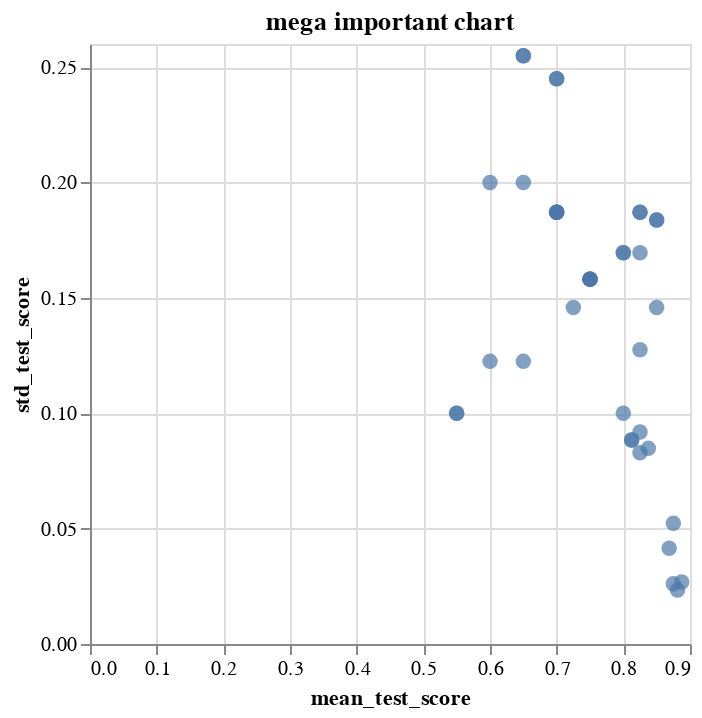

The cell this chart's notebook holds for it:
### Code cell
c.save('chart.html')

### Figure 1 — Vega-Lite specification as saved in the notebook (floating-point values rounded to 4 significant figures)
{"config": {"view": {"continuousWidth": 300, "continuousHeight": 300}}, "data": {"name": "data-e62df9cf2e6acf8bde56ca2cf5e734e7"}, "mark": {"type": "circle", "size": 60}, "encoding": {"tooltip": [{"field": "iter", "type": "quantitative"}, {"field": "n_resources", "type": "quantitative"}, {"field": "params", "type": "nominal"}], "x": {"field": "mean_test_score", "type": "quantitative"}, "y": {"field": "std_test_score", "type": "quantitative"}}, "params": [{"name": "param_8", "select": {"type": "interval", "encodings": ["x", "y"]}, "bind": "scales"}], "title": "mega important chart", "$schema": "https://vega.github.io/schema/vega-lite/v5.17.0.json", "datasets": {"data-e62df9cf2e6acf8bde56ca2cf5e734e7": [{"iter": 0, "n_resources": 20, "mean_fit_time": 0.02188, "std_fit_time": 0.004965, "mean_score_time": 0.001413, "std_score_time": 8.019e-05, "param_bootstrap": true, "param_criterion": "gini", "param_max_depth": null, "param_max_features": 5, "param_min_samples_split": 6, "params": {"bootstrap": true, "criterion": "gini", "max_depth": null, "max_features": 5, "min_samples_split": 6}, "split0_test_score": 0.25, "split1_test_score": 0.75, "split2_test_score": 0.5, "split3_test_score": 1.0, "split4_test_score": 0.75, "mean_test_score": 0.65, "std_test_score": 0.255, "rank_test_score": 33, "split0_train_score": 1.0, "split1_train_score": 1.0, "split2_train_score": 1.0, "split3_train_score": 1.0, "split4_train_score": 0.9375, "mean_train_score": 0.9875, "std_train_score": 0.025}, {"iter": 0, "n_resources": 20, "mean_fit_time": 0.02324, "std_fit_time": 0.006011, "mean_score_time": 0.001582, "std_score_time": 0.0004689, "param_bootstrap": true, "param_criterion": "entropy", "param_max_depth": 3.0, "param_max_features": 3, "param_min_samples_split": 7, "params": {"bootstrap": true, "criterion": "entropy", "max_depth": 3, "max_features": 3, "min_samples_split": 7}, "split0_test_score": 0.25, "split1_test_score": 0.75, "split2_test_score": 0.75, "split3_test_score": 1.0, "split4_test_score": 0.75, "mean_test_score": 0.7, "std_test_score": 0.2449, "rank_test_score": 27, "split0_train_score": 1.0, "split1_train_score": 0.9375, "split2_train_score": 1.0, "split3_train_score": 0.875, "split4_train_score": 0.875, "mean_train_score": 0.9375, "std_train_score": 0.0559}, {"iter": 0, "n_resources": 20, "mean_fit_time": 0.01491, "std_fit_time": 0.001643, "mean_score_time": 0.001623, "std_score_time": 0.0004309, "param_bootstrap": false, "param_criterion": "entropy", "param_max_depth": null, "param_max_features": 1, "param_min_samples_split": 5, "params": {"bootstrap": false, "criterion": "entropy", "max_depth": null, "max_features": 1, "min_samples_split": 5}, "split0_test_score": 0.5, "split1_test_score": 0.75, "split2_test_score": 0.75, "split3_test_score": 0.75, "split4_test_score": 0.5, "mean_test_score": 0.65, "std_test_score": 0.1225, "rank_test_score": 33, "split0_train_score": 1.0, "split1_train_score": 1.0, "split2_train_score": 1.0, "split3_train_score": 1.0, "split4_train_score": 1.0, "mean_train_score": 1.0, "std_train_score": 0.0}, {"iter": 0, "n_resources": 20, "mean_fit_time": 0.01402, "std_fit_time": 0.0001417, "mean_score_time": 0.001345, "std_score_time": 5.189e-05, "param_bootstrap": false, "param_criterion": "gini", "param_max_depth": 3.0, "param_max_features": 4, "param_min_samples_split": 2, "params": {"bootstrap": false, "criterion": "gini", "max_depth": 3, "max_features": 4, "min_samples_split": 2}, "split0_test_score": 0.75, "split1_test_score": 0.75, "split2_test_score": 0.5, "split3_test_score": 1.0, "split4_test_score": 0.75, "mean_test_score": 0.75, "std_test_score": 0.1581, "rank_test_score": 21, "split0_train_score": 1.0, "split1_train_score": 1.0, "split2_train_score": 1.0, "split3_train_score": 1.0, "split4_train_score": 1.0, "mean_train_score": 1.0, "std_train_score": 0.0}, {"iter": 0, "n_resources": 20, "mean_fit_time": 0.0236, "std_fit_time": 0.005662, "mean_score_time": 0.001633, "std_score_time": 0.0002944, "param_bootstrap": true, "param_criterion": "entropy", "param_max_depth": 3.0, "param_max_features": 4, "param_min_samples_split": 7, "params": {"bootstrap": true, "criterion": "entropy", "max_depth": 3, "max_features": 4, "min_samples_split": 7}, "split0_test_score": 0.25, "split1_test_score": 0.75, "split2_test_score": 0.5, "split3_test_score": 1.0, "split4_test_score": 0.75, "mean_test_score": 0.65, "std_test_score": 0.255, "rank_test_score": 33, "split0_train_score": 1.0, "split1_train_score": 1.0, "split2_train_score": 1.0, "split3_train_score": 1.0, "split4_train_score": 0.9375, "mean_train_score": 0.9875, "std_train_score": 0.025}, {"iter": 0, "n_resources": 20, "mean_fit_time": 0.01953, "std_fit_time": 0.0003043, "mean_score_time": 0.001331, "std_score_time": 3.533e-05, "param_bootstrap": true, "param_criterion": "entropy", "param_max_depth": null, "param_max_features": 1, "param_min_samples_split": 3, "params": {"bootstrap": true, "criterion": "entropy", "max_depth": null, "max_features": 1, "min_samples_split": 3}, "split0_test_score": 0.5, "split1_test_score": 0.75, "split2_test_score": 0.75, "split3_test_score": 1.0, "split4_test_score": 0.5, "mean_test_score": 0.7, "std_test_score": 0.1871, "rank_test_score": 27, "split0_train_score": 1.0, "split1_train_score": 1.0, "split2_train_score": 1.0, "split3_train_score": 1.0, "split4_train_score": 1.0, "mean_train_score": 1.0, "std_train_score": 0.0}, {"iter": 0, "n_resources": 20, "mean_fit_time": 0.01915, "std_fit_time": 0.0001302, "mean_score_time": 0.001348, "std_score_time": 3.387e-05, "param_bootstrap": true, "param_criterion": "gini", "param_max_depth": 3.0, "param_max_features": 3, "param_min_samples_split": 9, "params": {"bootstrap": true, "criterion": "gini", "max_depth": 3, "max_features": 3, "min_samples_split": 9}, "split0_test_score": 0.25, "split1_test_score": 0.75, "split2_test_score": 0.75, "split3_test_score": 1.0, "split4_test_score": 0.75, "mean_test_score": 0.7, "std_test_score": 0.2449, "rank_test_score": 27, "split0_train_score": 1.0, "split1_train_score": 0.9375, "split2_train_score": 1.0, "split3_train_score": 0.875, "split4_train_score": 0.875, "mean_train_score": 0.9375, "std_train_score": 0.0559}, {"iter": 0, "n_resources": 20, "mean_fit_time": 0.01392, "std_fit_time": 0.0001482, "mean_score_time": 0.001323, "std_score_time": 1.786e-05, "param_bootstrap": false, "param_criterion": "gini", "param_max_depth": null, "param_max_features": 1, "param_min_samples_split": 8, "params": {"bootstrap": false, "criterion": "gini", "max_depth": null, "max_features": 1, "min_samples_split": 8}, "split0_test_score": 0.5, "split1_test_score": 0.75, "split2_test_score": 0.5, "split3_test_score": 0.5, "split4_test_score": 0.5, "mean_test_score": 0.55, "std_test_score": 0.1, "rank_test_score": 39, "split0_train_score": 1.0, "split1_train_score": 1.0, "split2_train_score": 1.0, "split3_train_score": 1.0, "split4_train_score": 1.0, "mean_train_score": 1.0, "std_train_score": 0.0}, {"iter": 0, "n_resources": 20, "mean_fit_time": 0.01902, "std_fit_time": 8.81e-05, "mean_score_time": 0.001284, "std_score_time": 1.273e-05, "param_bootstrap": true, "param_criterion": "entropy", "param_max_depth": 3.0, "param_max_features": 2, "param_min_samples_split": 7, "params": {"bootstrap": true, "criterion": "entropy", "max_depth": 3, "max_features": 2, "min_samples_split": 7}, "split0_test_score": 0.5, "split1_test_score": 0.75, "split2_test_score": 0.75, "split3_test_score": 1.0, "split4_test_score": 0.75, "mean_test_score": 0.75, "std_test_score": 0.1581, "rank_test_score": 21, "split0_train_score": 1.0, "split1_train_score": 0.875, "split2_train_score": 0.9375, "split3_train_score": 0.9375, "split4_train_score": 0.9375, "mean_train_score": 0.9375, "std_train_score": 0.03953}, {"iter": 0, "n_resources": 20, "mean_fit_time": 0.01395, "std_fit_time": 0.00018, "mean_score_time": 0.001325, "std_score_time": 4.007e-05, "param_bootstrap": false, "param_criterion": "gini", "param_max_depth": 3.0, "param_max_features": 4, "param_min_samples_split": 4, "params": {"bootstrap": false, "criterion": "gini", "max_depth": 3, "max_features": 4, "min_samples_split": 4}, "split0_test_score": 0.75, "split1_test_score": 0.75, "split2_test_score": 0.5, "split3_test_score": 1.0, "split4_test_score": 0.75, "mean_test_score": 0.75, "std_test_score": 0.1581, "rank_test_score": 21, "split0_train_score": 1.0, "split1_train_score": 1.0, "split2_train_score": 1.0, "split3_train_score": 1.0, "split4_train_score": 1.0, "mean_train_score": 1.0, "std_train_score": 0.0}, {"iter": 0, "n_resources": 20, "mean_fit_time": 0.0139, "std_fit_time": 4.088e-05, "mean_score_time": 0.001323, "std_score_time": 2.284e-05, "param_bootstrap": false, "param_criterion": "gini", "param_max_depth": null, "param_max_features": 4, "param_min_samples_split": 4, "params": {"bootstrap": false, "criterion": "gini", "max_depth": null, "max_features": 4, "min_samples_split": 4}, "split0_test_score": 0.75, "split1_test_score": 0.75, "split2_test_score": 0.5, "split3_test_score": 1.0, "split4_test_score": 0.75, "mean_test_score": 0.75, "std_test_score": 0.1581, "rank_test_score": 21, "split0_train_score": 1.0, "split1_train_score": 1.0, "split2_train_score": 1.0, "split3_train_score": 1.0, "split4_train_score": 1.0, "mean_train_score": 1.0, "std_train_score": 0.0}, {"iter": 0, "n_resources": 20, "mean_fit_time": 0.01925, "std_fit_time": 0.0001612, "mean_score_time": 0.001335, "std_score_time": 3.734e-05, "param_bootstrap": true, "param_criterion": "entropy", "param_max_depth": null, "param_max_features": 2, "param_min_samples_split": 5, "params": {"bootstrap": true, "criterion": "entropy", "max_depth": null, "max_features": 2, "min_samples_split": 5}, "split0_test_score": 0.5, "split1_test_score": 0.5, "split2_test_score": 0.75, "split3_test_score": 1.0, "split4_test_score": 0.75, "mean_test_score": 0.7, "std_test_score": 0.1871, "rank_test_score": 27, "split0_train_score": 1.0, "split1_train_score": 1.0, "split2_train_score": 0.9375, "split3_train_score": 1.0, "split4_train_score": 1.0, "mean_train_score": 0.9875, "std_train_score": 0.025}, {"iter": 0, "n_resources": 20, "mean_fit_time": 0.01455, "std_fit_time": 0.001614, "mean_score_time": 0.001531, "std_score_time": 0.0004489, "param_bootstrap": false, "param_criterion": "gini", "param_max_depth": null, "param_max_features": 1, "param_min_samples_split": 5, "params": {"bootstrap": false, "criterion": "gini", "max_depth": null, "max_features": 1, "min_samples_split": 5}, "split0_test_score": 0.5, "split1_test_score": 0.75, "split2_test_score": 0.5, "split3_test_score": 0.5, "split4_test_score": 0.5, "mean_test_score": 0.55, "std_test_score": 0.1, "rank_test_score": 39, "split0_train_score": 1.0, "split1_train_score": 1.0, "split2_train_score": 1.0, "split3_train_score": 1.0, "split4_train_score": 1.0, "mean_train_score": 1.0, "std_train_score": 0.0}, {"iter": 0, "n_resources": 20, "mean_fit_time": 0.01516, "std_fit_time": 0.001879, "mean_score_time": 0.001654, "std_score_time": 0.0003956, "param_bootstrap": false, "param_criterion": "entropy", "param_max_depth": 3.0, "param_max_features": 4, "param_min_samples_split": 5, "params": {"bootstrap": false, "criterion": "entropy", "max_depth": 3, "max_features": 4, "min_samples_split": 5}, "split0_test_score": 0.5, "split1_test_score": 0.75, "split2_test_score": 0.5, "split3_test_score": 1.0, "split4_test_score": 0.75, "mean_test_score": 0.7, "std_test_score": 0.1871, "rank_test_score": 27, "split0_train_score": 1.0, "split1_train_score": 1.0, "split2_train_score": 1.0, "split3_train_score": 1.0, "split4_train_score": 1.0, "mean_train_score": 1.0, "std_train_score": 0.0}, {"iter": 0, "n_resources": 20, "mean_fit_time": 0.03085, "std_fit_time": 0.00395, "mean_score_time": 0.002036, "std_score_time": 0.0003326, "param_bootstrap": true, "param_criterion": "gini", "param_max_depth": null, "param_max_features": 3, "param_min_samples_split": 7, "params": {"bootstrap": true, "criterion": "gini", "max_depth": null, "max_features": 3, "min_samples_split": 7}, "split0_test_score": 0.25, "split1_test_score": 0.75, "split2_test_score": 0.75, "split3_test_score": 0.75, "split4_test_score": 0.75, "mean_test_score": 0.65, "std_test_score": 0.2, "rank_test_score": 33, "split0_train_score": 1.0, "split1_train_score": 0.9375, "split2_train_score": 1.0, "split3_train_score": 1.0, "split4_train_score": 0.875, "mean_train_score": 0.9625, "std_train_score": 0.05}, {"iter": 0, "n_resources": 20, "mean_fit_time": 0.02043, "std_fit_time": 0.001629, "mean_score_time": 0.001615, "std_score_time": 0.0005673, "param_bootstrap": true, "param_criterion": "entropy", "param_max_depth": 3.0, "param_max_features": 4, "param_min_samples_split": 6, "params": {"bootstrap": true, "criterion": "entropy", "max_depth": 3, "max_features": 4, "min_samples_split": 6}, "split0_test_score": 0.25, "split1_test_score": 0.75, "split2_test_score": 0.5, "split3_test_score": 0.75, "split4_test_score": 0.75, "mean_test_score": 0.6, "std_test_score": 0.2, "rank_test_score": 37, "split0_train_score": 1.0, "split1_train_score": 1.0, "split2_train_score": 1.0, "split3_train_score": 1.0, "split4_train_score": 0.9375, "mean_train_score": 0.9875, "std_train_score": 0.025}, {"iter": 0, "n_resources": 20, "mean_fit_time": 0.01385, "std_fit_time": 7.609e-05, "mean_score_time": 0.001346, "std_score_time": 2.621e-05, "param_bootstrap": false, "param_criterion": "entropy", "param_max_depth": null, "param_max_features": 3, "param_min_samples_split": 10, "params": {"bootstrap": false, "criterion": "entropy", "max_depth": null, "max_features": 3, "min_samples_split": 10}, "split0_test_score": 0.5, "split1_test_score": 0.75, "split2_test_score": 0.75, "split3_test_score": 1.0, "split4_test_score": 0.75, "mean_test_score": 0.75, "std_test_score": 0.1581, "rank_test_score": 21, "split0_train_score": 1.0, "split1_train_score": 0.875, "split2_train_score": 1.0, "split3_train_score": 0.875, "split4_train_score": 1.0, "mean_train_score": 0.95, "std_train_score": 0.06124}, {"iter": 0, "n_resources": 20, "mean_fit_time": 0.01425, "std_fit_time": 0.0003004, "mean_score_time": 0.001346, "std_score_time": 4.707e-05, "param_bootstrap": false, "param_criterion": "entropy", "param_max_depth": null, "param_max_features": 4, "param_min_samples_split": 5, "params": {"bootstrap": false, "criterion": "entropy", "max_depth": null, "max_features": 4, "min_samples_split": 5}, "split0_test_score": 0.5, "split1_test_score": 0.75, "split2_test_score": 0.5, "split3_test_score": 1.0, "split4_test_score": 0.75, "mean_test_score": 0.7, "std_test_score": 0.1871, "rank_test_score": 27, "split0_train_score": 1.0, "split1_train_score": 1.0, "split2_train_score": 1.0, "split3_train_score": 1.0, "split4_train_score": 1.0, "mean_train_score": 1.0, "std_train_score": 0.0}, {"iter": 0, "n_resources": 20, "mean_fit_time": 0.01407, "std_fit_time": 0.0002836, "mean_score_time": 0.001387, "std_score_time": 5.758e-05, "param_bootstrap": false, "param_criterion": "gini", "param_max_depth": null, "param_max_features": 3, "param_min_samples_split": 10, "params": {"bootstrap": false, "criterion": "gini", "max_depth": null, "max_features": 3, "min_samples_split": 10}, "split0_test_score": 0.75, "split1_test_score": 0.75, "split2_test_score": 0.75, "split3_test_score": 1.0, "split4_test_score": 0.75, "mean_test_score": 0.8, "std_test_score": 0.1, "rank_test_score": 18, "split0_train_score": 1.0, "split1_train_score": 0.875, "split2_train_score": 1.0, "split3_train_score": 0.875, "split4_train_score": 0.9375, "mean_train_score": 0.9375, "std_train_score": 0.0559}, {"iter": 0, "n_resources": 20, "mean_fit_time": 0.0138, "std_fit_time": 0.0002615, "mean_score_time": 0.001331, "std_score_time": 2.561e-05, "param_bootstrap": false, "param_criterion": "entropy", "param_max_depth": 3.0, "param_max_features": 1, "param_min_samples_split": 3, "params": {"bootstrap": false, "criterion": "entropy", "max_depth": 3, "max_features": 1, "min_samples_split": 3}, "split0_test_score": 0.5, "split1_test_score": 0.75, "split2_test_score": 0.75, "split3_test_score": 0.5, "split4_test_score": 0.5, "mean_test_score": 0.6, "std_test_score": 0.1225, "rank_test_score": 37, "split0_train_score": 1.0, "split1_train_score": 1.0, "split2_train_score": 1.0, "split3_train_score": 1.0, "split4_train_score": 1.0, "mean_train_score": 1.0, "std_train_score": 0.0}, {"iter": 1, "n_resources": 40, "mean_fit_time": 0.01433, "std_fit_time": 0.0001011, "mean_score_time": 0.001303, "std_score_time": 1.403e-05, "param_bootstrap": false, "param_criterion": "entropy", "param_max_depth": 3.0, "param_max_features": 4, "param_min_samples_split": 5, "params": {"bootstrap": false, "criterion": "entropy", "max_depth": 3, "max_features": 4, "min_samples_split": 5}, "split0_test_score": 1.0, "split1_test_score": 0.5, "split2_test_score": 1.0, "split3_test_score": 0.75, "split4_test_score": 0.875, "mean_test_score": 0.825, "std_test_score": 0.1871, "rank_test_score": 10, "split0_train_score": 0.9375, "split1_train_score": 1.0, "split2_train_score": 1.0, "split3_train_score": 1.0, "split4_train_score": 0.9688, "mean_train_score": 0.9812, "std_train_score": 0.025}, {"iter": 1, "n_resources": 40, "mean_fit_time": 0.01919, "std_fit_time": 0.0002738, "mean_score_time": 0.001298, "std_score_time": 2.227e-05, "param_bootstrap": true, "param_criterion": "entropy", "param_max_depth": 3.0, "param_max_features": 3, "param_min_samples_split": 7, "params": {"bootstrap": true, "criterion": "entropy", "max_depth": 3, "max_features": 3, "min_samples_split": 7}, "split0_test_score": 1.0, "split1_test_score": 0.625, "split2_test_score": 0.875, "split3_test_score": 0.75, "split4_test_score": 1.0, "mean_test_score": 0.85, "std_test_score": 0.1458, "rank_test_score": 6, "split0_train_score": 0.9375, "split1_train_score": 0.9688, "split2_train_score": 0.9375, "split3_train_score": 0.9688, "split4_train_score": 0.9688, "mean_train_score": 0.9563, "std_train_score": 0.01531}, {"iter": 1, "n_resources": 40, "mean_fit_time": 0.01512, "std_fit_time": 0.0007688, "mean_score_time": 0.001562, "std_score_time": 0.0004924, "param_bootstrap": false, "param_criterion": "entropy", "param_max_depth": null, "param_max_features": 4, "param_min_samples_split": 5, "params": {"bootstrap": false, "criterion": "entropy", "max_depth": null, "max_features": 4, "min_samples_split": 5}, "split0_test_score": 1.0, "split1_test_score": 0.5, "split2_test_score": 1.0, "split3_test_score": 0.875, "split4_test_score": 0.875, "mean_test_score": 0.85, "std_test_score": 0.1837, "rank_test_score": 6, "split0_train_score": 1.0, "split1_train_score": 1.0, "split2_train_score": 1.0, "split3_train_score": 1.0, "split4_train_score": 1.0, "mean_train_score": 1.0, "std_train_score": 0.0}, {"iter": 1, "n_resources": 40, "mean_fit_time": 0.01931, "std_fit_time": 0.0002777, "mean_score_time": 0.001352, "std_score_time": 4.36e-05, "param_bootstrap": true, "param_criterion": "entropy", "param_max_depth": null, "param_max_features": 1, "param_min_samples_split": 3, "params": {"bootstrap": true, "criterion": "entropy", "max_depth": null, "max_features": 1, "min_samples_split": 3}, "split0_test_score": 1.0, "split1_test_score": 0.75, "split2_test_score": 0.625, "split3_test_score": 0.625, "split4_test_score": 0.625, "mean_test_score": 0.725, "std_test_score": 0.1458, "rank_test_score": 26, "split0_train_score": 1.0, "split1_train_score": 1.0, "split2_train_score": 1.0, "split3_train_score": 1.0, "split4_train_score": 0.9688, "mean_train_score": 0.9938, "std_train_score": 0.0125}, {"iter": 1, "n_resources": 40, "mean_fit_time": 0.02359, "std_fit_time": 0.004999, "mean_score_time": 0.001676, "std_score_time": 0.0005635, "param_bootstrap": true, "param_criterion": "entropy", "param_max_depth": 3.0, "param_max_features": 2, "param_min_samples_split": 7, "params": {"bootstrap": true, "criterion": "entropy", "max_depth": 3, "max_features": 2, "min_samples_split": 7}, "split0_test_score": 1.0, "split1_test_score": 0.625, "split2_test_score": 0.625, "split3_test_score": 0.875, "split4_test_score": 1.0, "mean_test_score": 0.825, "std_test_score": 0.1696, "rank_test_score": 10, "split0_train_score": 0.9375, "split1_train_score": 0.9688, "split2_train_score": 0.9375, "split3_train_score": 0.9688, "split4_train_score": 0.9375, "mean_train_score": 0.95, "std_train_score": 0.01531}, {"iter": 1, "n_resources": 40, "mean_fit_time": 0.01434, "std_fit_time": 0.0002379, "mean_score_time": 0.001312, "std_score_time": 2.323e-05, "param_bootstrap": false, "param_criterion": "gini", "param_max_depth": null, "param_max_features": 4, "param_min_samples_split": 4, "params": {"bootstrap": false, "criterion": "gini", "max_depth": null, "max_features": 4, "min_samples_split": 4}, "split0_test_score": 0.875, "split1_test_score": 0.625, "split2_test_score": 1.0, "split3_test_score": 0.75, "split4_test_score": 0.875, "mean_test_score": 0.825, "std_test_score": 0.1275, "rank_test_score": 10, "split0_train_score": 1.0, "split1_train_score": 1.0, "split2_train_score": 1.0, "split3_train_score": 1.0, "split4_train_score": 1.0, "mean_train_score": 1.0, "std_train_score": 0.0}, {"iter": 1, "n_resources": 40, "mean_fit_time": 0.01407, "std_fit_time": 7.611e-05, "mean_score_time": 0.001321, "std_score_time": 3.313e-05, "param_bootstrap": false, "param_criterion": "gini", "param_max_depth": 3.0, "param_max_features": 4, "param_min_samples_split": 2, "params": {"bootstrap": false, "criterion": "gini", "max_depth": 3, "max_features": 4, "min_samples_split": 2}, "split0_test_score": 0.875, "split1_test_score": 0.5, "split2_test_score": 1.0, "split3_test_score": 0.75, "split4_test_score": 0.875, "mean_test_score": 0.8, "std_test_score": 0.1696, "rank_test_score": 18, "split0_train_score": 0.9688, "split1_train_score": 1.0, "split2_train_score": 1.0, "split3_train_score": 1.0, "split4_train_score": 0.9688, "mean_train_score": 0.9875, "std_train_score": 0.01531}, {"iter": 1, "n_resources": 40, "mean_fit_time": 0.01439, "std_fit_time": 0.0004559, "mean_score_time": 0.001354, "std_score_time": 7.845e-05, "param_bootstrap": false, "param_criterion": "entropy", "param_max_depth": null, "param_max_features": 3, "param_min_samples_split": 10, "params": {"bootstrap": false, "criterion": "entropy", "max_depth": null, "max_features": 3, "min_samples_split": 10}, "split0_test_score": 1.0, "split1_test_score": 0.5, "split2_test_score": 1.0, "split3_test_score": 0.875, "split4_test_score": 0.875, "mean_test_score": 0.85, "std_test_score": 0.1837, "rank_test_score": 6, "split0_train_score": 1.0, "split1_train_score": 1.0, "split2_train_score": 0.9688, "split3_train_score": 1.0, "split4_train_score": 1.0, "mean_train_score": 0.9938, "std_train_score": 0.0125}, {"iter": 1, "n_resources": 40, "mean_fit_time": 0.0141, "std_fit_time": 0.0001645, "mean_score_time": 0.00131, "std_score_time": 2.553e-05, "param_bootstrap": false, "param_criterion": "gini", "param_max_depth": 3.0, "param_max_features": 4, "param_min_samples_split": 4, "params": {"bootstrap": false, "criterion": "gini", "max_depth": 3, "max_features": 4, "min_samples_split": 4}, "split0_test_score": 0.875, "split1_test_score": 0.5, "split2_test_score": 1.0, "split3_test_score": 0.75, "split4_test_score": 0.875, "mean_test_score": 0.8, "std_test_score": 0.1696, "rank_test_score": 18, "split0_train_score": 0.9375, "split1_train_score": 1.0, "split2_train_score": 1.0, "split3_train_score": 1.0, "split4_train_score": 0.9688, "mean_train_score": 0.9812, "std_train_score": 0.025}, {"iter": 1, "n_resources": 40, "mean_fit_time": 0.01416, "std_fit_time": 0.0001996, "mean_score_time": 0.001299, "std_score_time": 1.387e-05, "param_bootstrap": false, "param_criterion": "gini", "param_max_depth": null, "param_max_features": 3, "param_min_samples_split": 10, "params": {"bootstrap": false, "criterion": "gini", "max_depth": null, "max_features": 3, "min_samples_split": 10}, "split0_test_score": 1.0, "split1_test_score": 0.5, "split2_test_score": 1.0, "split3_test_score": 0.75, "split4_test_score": 0.875, "mean_test_score": 0.825, "std_test_score": 0.1871, "rank_test_score": 10, "split0_train_score": 0.9688, "split1_train_score": 1.0, "split2_train_score": 0.9688, "split3_train_score": 1.0, "split4_train_score": 0.9688, "mean_train_score": 0.9812, "std_train_score": 0.01531}, {"iter": 2, "n_resources": 80, "mean_fit_time": 0.01523, "std_fit_time": 0.0001973, "mean_score_time": 0.001321, "std_score_time": 2.859e-05, "param_bootstrap": false, "param_criterion": "gini", "param_max_depth": null, "param_max_features": 4, "param_min_samples_split": 4, "params": {"bootstrap": false, "criterion": "gini", "max_depth": null, "max_features": 4, "min_samples_split": 4}, "split0_test_score": 0.8125, "split1_test_score": 0.9375, "split2_test_score": 0.875, "split3_test_score": 0.6875, "split4_test_score": 0.8125, "mean_test_score": 0.825, "std_test_score": 0.08292, "rank_test_score": 10, "split0_train_score": 1.0, "split1_train_score": 1.0, "split2_train_score": 1.0, "split3_train_score": 1.0, "split4_train_score": 1.0, "mean_train_score": 1.0, "std_train_score": 0.0}, {"iter": 2, "n_resources": 80, "mean_fit_time": 0.01602, "std_fit_time": 0.001644, "mean_score_time": 0.001545, "std_score_time": 0.000373, "param_bootstrap": false, "param_criterion": "gini", "param_max_depth": null, "param_max_features": 3, "param_min_samples_split": 10, "params": {"bootstrap": false, "criterion": "gini", "max_depth": null, "max_features": 3, "min_samples_split": 10}, "split0_test_score": 0.75, "split1_test_score": 0.9375, "split2_test_score": 0.875, "split3_test_score": 0.6875, "split4_test_score": 0.875, "mean_test_score": 0.825, "std_test_score": 0.09186, "rank_test_score": 10, "split0_train_score": 0.9844, "split1_train_score": 0.9844, "split2_train_score": 0.9844, "split3_train_score": 1.0, "split4_train_score": 1.0, "mean_train_score": 0.9906, "std_train_score": 0.007655}, {"iter": 2, "n_resources": 80, "mean_fit_time": 0.03019, "std_fit_time": 0.006472, "mean_score_time": 0.002032, "std_score_time": 0.0005334, "param_bootstrap": true, "param_criterion": "entropy", "param_max_depth": 3.0, "param_max_features": 3, "param_min_samples_split": 7, "params": {"bootstrap": true, "criterion": "entropy", "max_depth": 3, "max_features": 3, "min_samples_split": 7}, "split0_test_score": 0.75, "split1_test_score": 0.9375, "split2_test_score": 0.875, "split3_test_score": 0.6875, "split4_test_score": 0.8125, "mean_test_score": 0.8125, "std_test_score": 0.08839, "rank_test_score": 16, "split0_train_score": 0.9531, "split1_train_score": 0.9688, "split2_train_score": 0.9375, "split3_train_score": 0.9531, "split4_train_score": 0.9688, "mean_train_score": 0.9563, "std_train_score": 0.01169}, {"iter": 2, "n_resources": 80, "mean_fit_time": 0.01588, "std_fit_time": 0.0001577, "mean_score_time": 0.001337, "std_score_time": 3.022e-05, "param_bootstrap": false, "param_criterion": "entropy", "param_max_depth": null, "param_max_features": 4, "param_min_samples_split": 5, "params": {"bootstrap": false, "criterion": "entropy", "max_depth": null, "max_features": 4, "min_samples_split": 5}, "split0_test_score": 0.8125, "split1_test_score": 0.9375, "split2_test_score": 0.875, "split3_test_score": 0.6875, "split4_test_score": 0.875, "mean_test_score": 0.8375, "std_test_score": 0.08478, "rank_test_score": 9, "split0_train_score": 1.0, "split1_train_score": 1.0, "split2_train_score": 1.0, "split3_train_score": 1.0, "split4_train_score": 1.0, "mean_train_score": 1.0, "std_train_score": 0.0}, {"iter": 2, "n_resources": 80, "mean_fit_time": 0.01545, "std_fit_time": 0.00025, "mean_score_time": 0.001335, "std_score_time": 3.406e-05, "param_bootstrap": false, "param_criterion": "entropy", "param_max_depth": null, "param_max_features": 3, "param_min_samples_split": 10, "params": {"bootstrap": false, "criterion": "entropy", "max_depth": null, "max_features": 3, "min_samples_split": 10}, "split0_test_score": 0.75, "split1_test_score": 0.9375, "split2_test_score": 0.875, "split3_test_score": 0.6875, "split4_test_score": 0.8125, "mean_test_score": 0.8125, "std_test_score": 0.08839, "rank_test_score": 16, "split0_train_score": 0.9844, "split1_train_score": 0.9844, "split2_train_score": 1.0, "split3_train_score": 0.9844, "split4_train_score": 1.0, "mean_train_score": 0.9906, "std_train_score": 0.007655}, {"iter": 3, "n_resources": 160, "mean_fit_time": 0.01751, "std_fit_time": 0.0001638, "mean_score_time": 0.00136, "std_score_time": 3.518e-05, "param_bootstrap": false, "param_criterion": "gini", "param_max_depth": null, "param_max_features": 4, "param_min_samples_split": 4, "params": {"bootstrap": false, "criterion": "gini", "max_depth": null, "max_features": 4, "min_samples_split": 4}, "split0_test_score": 0.875, "split1_test_score": 0.8438, "split2_test_score": 0.9062, "split3_test_score": 0.875, "split4_test_score": 0.9062, "mean_test_score": 0.8812, "std_test_score": 0.02339, "rank_test_score": 2, "split0_train_score": 1.0, "split1_train_score": 1.0, "split2_train_score": 1.0, "split3_train_score": 1.0, "split4_train_score": 1.0, "mean_train_score": 1.0, "std_train_score": 0.0}, {"iter": 3, "n_resources": 160, "mean_fit_time": 0.01681, "std_fit_time": 0.0002756, "mean_score_time": 0.001365, "std_score_time": 6.153e-05, "param_bootstrap": false, "param_criterion": "gini", "param_max_depth": null, "param_max_features": 3, "param_min_samples_split": 10, "params": {"bootstrap": false, "criterion": "gini", "max_depth": null, "max_features": 3, "min_samples_split": 10}, "split0_test_score": 0.875, "split1_test_score": 0.8438, "split2_test_score": 0.9375, "split3_test_score": 0.8125, "split4_test_score": 0.875, "mean_test_score": 0.8688, "std_test_score": 0.04146, "rank_test_score": 5, "split0_train_score": 0.9922, "split1_train_score": 1.0, "split2_train_score": 1.0, "split3_train_score": 0.9922, "split4_train_score": 0.9922, "mean_train_score": 0.9953, "std_train_score": 0.003827}, {"iter": 3, "n_resources": 160, "mean_fit_time": 0.01859, "std_fit_time": 0.000373, "mean_score_time": 0.001445, "std_score_time": 6.136e-05, "param_bootstrap": false, "param_criterion": "entropy", "param_max_depth": null, "param_max_features": 4, "param_min_samples_split": 5, "params": {"bootstrap": false, "criterion": "entropy", "max_depth": null, "max_features": 4, "min_samples_split": 5}, "split0_test_score": 0.875, "split1_test_score": 0.7812, "split2_test_score": 0.9375, "split3_test_score": 0.9062, "split4_test_score": 0.875, "mean_test_score": 0.875, "std_test_score": 0.05229, "rank_test_score": 3, "split0_train_score": 1.0, "split1_train_score": 1.0, "split2_train_score": 1.0, "split3_train_score": 1.0, "split4_train_score": 1.0, "mean_train_score": 1.0, "std_train_score": 0.0}, {"iter": 4, "n_resources": 320, "mean_fit_time": 0.02517, "std_fit_time": 0.0007267, "mean_score_time": 0.001529, "std_score_time": 4.975e-05, "param_bootstrap": false, "param_criterion": "entropy", "param_max_depth": null, "param_max_features": 4, "param_min_samples_split": 5, "params": {"bootstrap": false, "criterion": "entropy", "max_depth": null, "max_features": 4, "min_samples_split": 5}, "split0_test_score": 0.9375, "split1_test_score": 0.8906, "split2_test_score": 0.8594, "split3_test_score": 0.875, "split4_test_score": 0.875, "mean_test_score": 0.8875, "std_test_score": 0.02688, "rank_test_score": 1, "split0_train_score": 1.0, "split1_train_score": 1.0, "split2_train_score": 1.0, "split3_train_score": 1.0, "split4_train_score": 1.0, "mean_train_score": 1.0, "std_train_score": 0.0}, {"iter": 4, "n_resources": 320, "mean_fit_time": 0.02305, "std_fit_time": 0.0006147, "mean_score_time": 0.001411, "std_score_time": 3.934e-05, "param_bootstrap": false, "param_criterion": "gini", "param_max_depth": null, "param_max_features": 4, "param_min_samples_split": 4, "params": {"bootstrap": false, "criterion": "gini", "max_depth": null, "max_features": 4, "min_samples_split": 4}, "split0_test_score": 0.9062, "split1_test_score": 0.9062, "split2_test_score": 0.8438, "split3_test_score": 0.8594, "split4_test_score": 0.8594, "mean_test_score": 0.875, "std_test_score": 0.02615, "rank_test_score": 3, "split0_train_score": 1.0, "split1_train_score": 1.0, "split2_train_score": 1.0, "split3_train_score": 1.0, "split4_train_score": 1.0, "mean_train_score": 1.0, "std_train_score": 0.0}]}}
